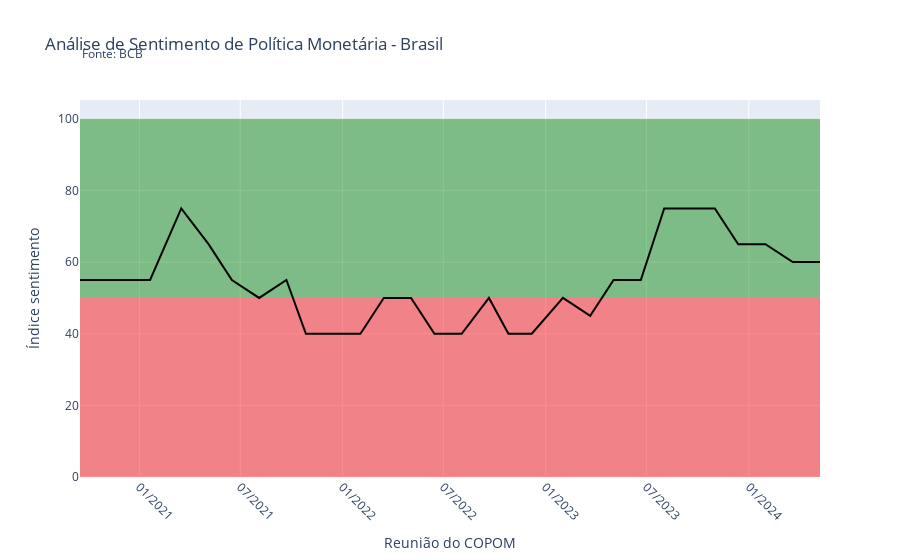

Here is the notebook cell this chart was saved with:
### Code cell
import plotly.graph_objects as go
import plotly.offline as offline

linha_sentimento = go.Scatter(x=tabela['data'],y=tabela['sentimento'],mode='lines',line_color='black',name='Sentimento',showlegend=False)
# Criar as áreas de fundo
area_negativa = go.Scatter(
    x=tabela['data'],
    y=[50] * len(tabela),  # Linha horizontal em y=50
    mode='lines',
    line=dict(width=0, color='red'), # Linha invisível
    fill='tonexty', # Preencher até a próxima linha
    fillcolor='rgba(255, 0, 0, 0.45)',  # Vermelho com transparência
    showlegend=False
)

area_positiva = go.Scatter(
    x=tabela['data'],
    y=[100] * len(tabela), # Linha horizontal em y=100
    mode='lines',
    line=dict(width=0, color='green'), # Linha invisível
    fill='tonexty', # Preencher até a próxima linha
    fillcolor='rgba(0, 128, 0, 0.45)',  # Verde com transparência
    showlegend=False
)

# Criar o objeto figura e adicionar os traços
fig = go.Figure(data=[area_negativa, area_positiva, linha_sentimento])

# Personalizar o layout
fig.update_layout(
    title="Análise de Sentimento de Política Monetária - Brasil",
    xaxis_title="Reunião do COPOM",
    yaxis_title="Índice sentimento",
    xaxis_tickformat="%m/%Y",
    xaxis_tickangle=45,
    
    # Adicionar nota como anotação
    annotations=[dict(
        x=0, 
        y=1.15, 
        xref="paper", 
        yref="paper", 
        text="Fonte: BCB",
        showarrow=False
    )]
)

# Exibir o gráfico
fig.show()
offline.plot(fig, filename="grafico.png", auto_open=False)

### Figure 1 — Plotly figure (JSON) as saved in the notebook; plotly's stock layout.template omitted (floating-point values rounded to 4 significant figures)
{"data": [{"fill": "tonexty", "fillcolor": "rgba(255, 0, 0, 0.45)", "line": {"color": "red", "width": 0}, "mode": "lines", "showlegend": false, "type": "scatter", "x": ["2020-09-16T00:00:00", "2020-10-28T00:00:00", "2020-12-09T00:00:00", "2021-01-20T00:00:00", "2021-03-17T00:00:00", "2021-05-05T00:00:00", "2021-06-16T00:00:00", "2021-08-04T00:00:00", "2021-09-22T00:00:00", "2021-10-27T00:00:00", "2021-12-08T00:00:00", "2022-02-02T00:00:00", "2022-03-16T00:00:00", "2022-05-04T00:00:00", "2022-06-15T00:00:00", "2022-08-03T00:00:00", "2022-09-21T00:00:00", "2022-10-26T00:00:00", "2022-12-07T00:00:00", "2023-02-01T00:00:00", "2023-03-22T00:00:00", "2023-05-03T00:00:00", "2023-06-21T00:00:00", "2023-08-02T00:00:00", "2023-09-20T00:00:00", "2023-11-01T00:00:00", "2023-12-13T00:00:00", "2024-01-31T00:00:00", "2024-03-20T00:00:00", "2024-05-08T00:00:00"], "y": [50, 50, 50, 50, 50, 50, 50, 50, 50, 50, 50, 50, 50, 50, 50, 50, 50, 50, 50, 50, 50, 50, 50, 50, 50, 50, 50, 50, 50, 50]}, {"fill": "tonexty", "fillcolor": "rgba(0, 128, 0, 0.45)", "line": {"color": "green", "width": 0}, "mode": "lines", "showlegend": false, "type": "scatter", "x": ["2020-09-16T00:00:00", "2020-10-28T00:00:00", "2020-12-09T00:00:00", "2021-01-20T00:00:00", "2021-03-17T00:00:00", "2021-05-05T00:00:00", "2021-06-16T00:00:00", "2021-08-04T00:00:00", "2021-09-22T00:00:00", "2021-10-27T00:00:00", "2021-12-08T00:00:00", "2022-02-02T00:00:00", "2022-03-16T00:00:00", "2022-05-04T00:00:00", "2022-06-15T00:00:00", "2022-08-03T00:00:00", "2022-09-21T00:00:00", "2022-10-26T00:00:00", "2022-12-07T00:00:00", "2023-02-01T00:00:00", "2023-03-22T00:00:00", "2023-05-03T00:00:00", "2023-06-21T00:00:00", "2023-08-02T00:00:00", "2023-09-20T00:00:00", "2023-11-01T00:00:00", "2023-12-13T00:00:00", "2024-01-31T00:00:00", "2024-03-20T00:00:00", "2024-05-08T00:00:00"], "y": [100, 100, 100, 100, 100, 100, 100, 100, 100, 100, 100, 100, 100, 100, 100, 100, 100, 100, 100, 100, 100, 100, 100, 100, 100, 100, 100, 100, 100, 100]}, {"line": {"color": "black"}, "mode": "lines", "name": "Sentimento", "showlegend": false, "type": "scatter", "x": ["2020-09-16T00:00:00", "2020-10-28T00:00:00", "2020-12-09T00:00:00", "2021-01-20T00:00:00", "2021-03-17T00:00:00", "2021-05-05T00:00:00", "2021-06-16T00:00:00", "2021-08-04T00:00:00", "2021-09-22T00:00:00", "2021-10-27T00:00:00", "2021-12-08T00:00:00", "2022-02-02T00:00:00", "2022-03-16T00:00:00", "2022-05-04T00:00:00", "2022-06-15T00:00:00", "2022-08-03T00:00:00", "2022-09-21T00:00:00", "2022-10-26T00:00:00", "2022-12-07T00:00:00", "2023-02-01T00:00:00", "2023-03-22T00:00:00", "2023-05-03T00:00:00", "2023-06-21T00:00:00", "2023-08-02T00:00:00", "2023-09-20T00:00:00", "2023-11-01T00:00:00", "2023-12-13T00:00:00", "2024-01-31T00:00:00", "2024-03-20T00:00:00", "2024-05-08T00:00:00"], "y": [55, 55, 55, 55, 75, 65, 55, 50, 55, 40, 40, 40, 50, 50, 40, 40, 50, 40, 40, 50, 45, 55, 55, 75, 75, 75, 65, 65, 60, 60]}], "layout": {"annotations": [{"showarrow": false, "text": "Fonte: BCB", "x": 0, "xref": "paper", "y": 1.15, "yref": "paper"}], "title": {"text": "Análise de Sentimento de Política Monetária - Brasil"}, "xaxis": {"tickangle": 45, "tickformat": "%m/%Y", "title": {"text": "Reunião do COPOM"}}, "yaxis": {"title": {"text": "Índice sentimento"}}}}
